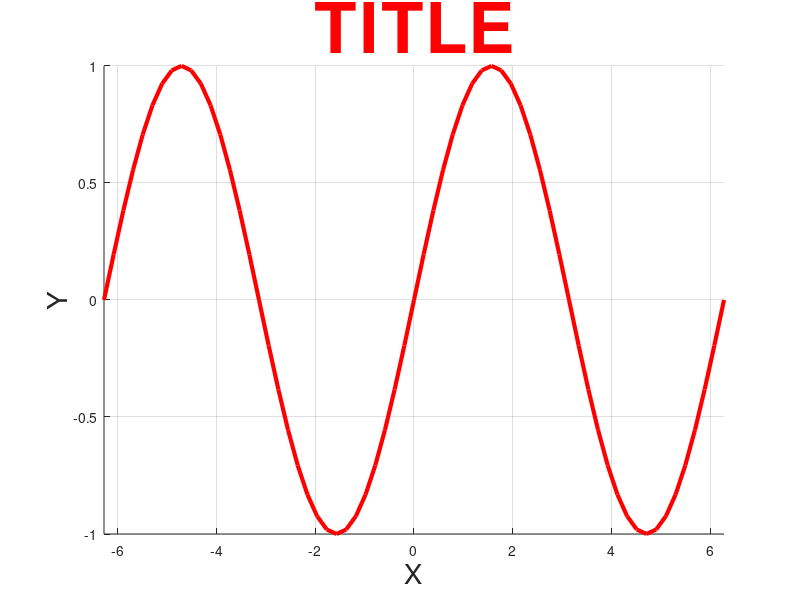

This chart was generated by the following MATLAB code: (Note: this script raises an error after producing the figure.)
hFig1 = figure;
get(hFig1)

set(hFig1, 'Color', [1 0 0])
set(hFig1, 'Color', 'k')

set(hFig1, 'NumberTitle', 'off')
set(hFig1, 'Name', 'Example')

get(0, 'ScreenSize')

hFig = figure(...
    'NumberTitle', 'off',...
    'Name', 'Example',...
    'Position', [0 0 0 0], ...
    'Color', [0.8 0.8 0.8]);

hAxes = axes;
get(hAxes)

set(hAxes, 'XGrid', 'on', 'YGrid', 'on')
xlabel('X')
ylabel('Y')
yLbl = ylabel('Y');
set(yLbl, 'FontSize', 20)
set(xlabel('X'), 'FontSize', 20)
hTitle = title('TITLE');
set(hTitle, 'FontSize', 20)
set(hTitle, 'FontSize', 50, 'color', 'red')

x = -2*pi:pi/16:2*pi;
y_cos = cos(x);
y_sin = sin(x);
hLineSize = line(...
    'XData', x,...
    'YData', y_sin,...
    'LineWidth', 3,... ...
    'Color', 'red');

set(hAxes, 'XLim', [-2*pi, 2*pi], 'Ylim', [-1/2, 1/2])
axis([-2*pi 2*pi -1 1])

hLineSize.set('LineWidth', 3)

hLineCosine = line(x, y_cos, 'LineWidth', 3, 'Color', 'g');
set(hLineCosine, 'LineStyle', ':');

set(hLineSize, 'LineStyle', 'none')
set(hLineSize, 'Marker', 'o')

hTxt = text(-3,0.5,'sine(x)');
set(hTxt, 'FontAngle', 'Italic')

set(hTxt, 'FontName', 'Times')
A = -5; B = -4; C = -8;
x = -2:1/2:2;
y = (-C - A*x)/B;
plot(x, y, ':ro')

hLine = findobj('Type', 'Line');

% New Title 
b = 0.5;
x = -2:0.5:2;
alpha = [pi /8; pi/4; 3*pi/8];
k = tan(alpha);

set()